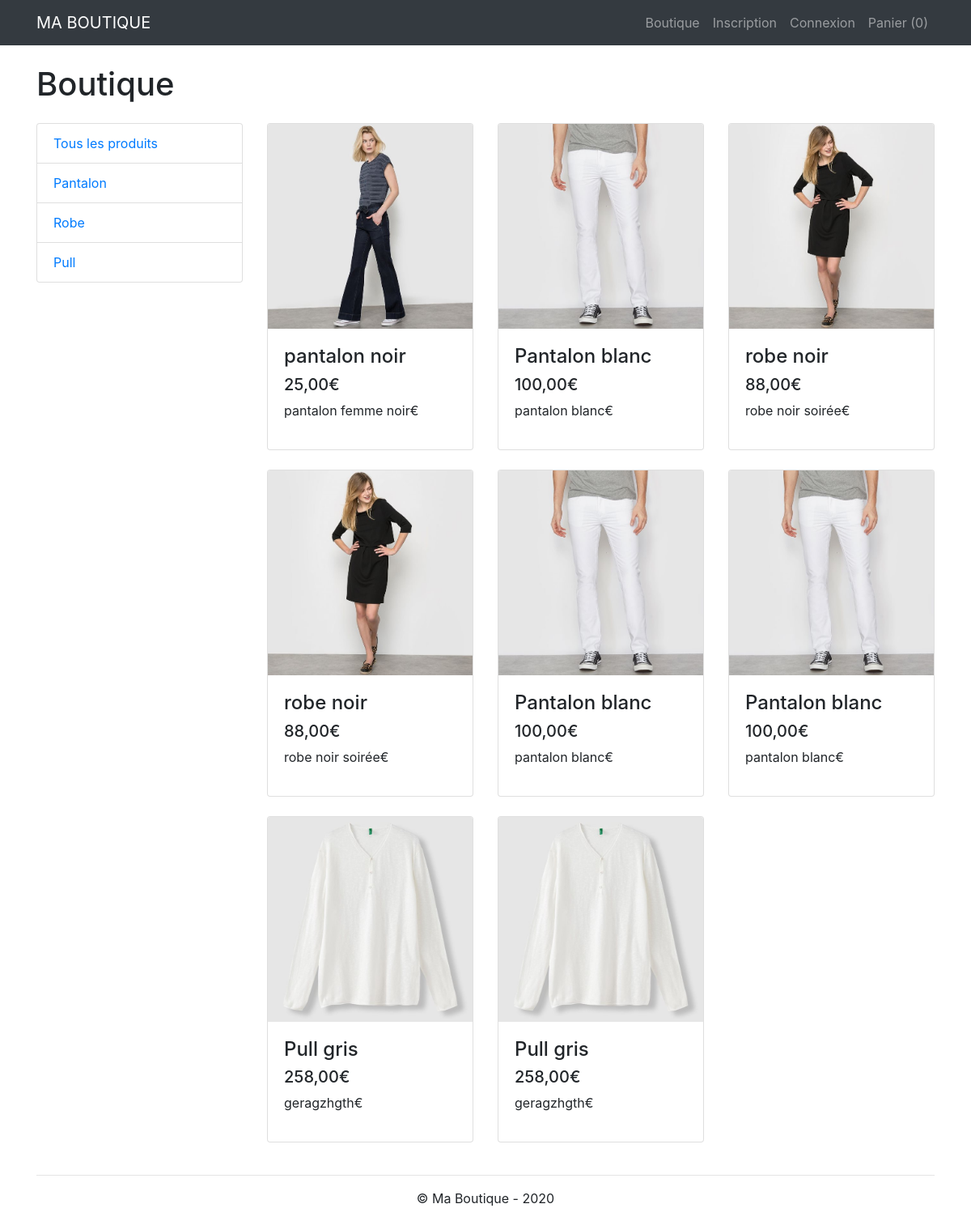
Screenshot of /index1.php with the database file from the repository.
### tables this page shows
CREATE TABLE `produit` (
  `id_produit` int(3) NOT NULL,
  `reference` varchar(20) NOT NULL,
  `categorie` varchar(20) NOT NULL,
  `titre` varchar(100) NOT NULL,
  `description` text NOT NULL,
  `couleur` varchar(20) NOT NULL,
  `taille` varchar(5) NOT NULL,
  `public` enum('m','f','mixte') NOT NULL,
  `photo` varchar(250) NOT NULL,
  `prix` float NOT NULL,
  `stock` int(3) NOT NULL
);

### inc/functions.php (called while the page is built, shortened)
<?php
function executeRequete($requete, $param = array()){
    global $pdo;
    $resultat = $pdo->prepare($requete);
    $succes = $resultat->execute($param);
    if($succes){
        return $resultat;
    }else{
        return false;
    }
}

### inc/init.php (called while the page is built, shortened)
<?php
$pdo = new PDO('mysql:host=localhost;dbname=site',
                'root',
                'root',
                array(
                    PDO::ATTR_ERRMODE => PDO::ERRMODE_WARNING,
                    PDO::MYSQL_ATTR_INIT_COMMAND => 'SET NAMES utf8'
                ));
$contenu_gauche = '';
$contenu_droite = '';
require_once 'functions.php';

### index1.php (the view)
<?php
require_once 'inc/init.php';
$resultat = executeRequete("SELECT DISTINCT categorie FROM produit");
$contenu_gauche .= '<div class="list-group mb-4">';
$contenu_gauche .= '<a href="?categorie=all" class="list-group-item">Tous les produits</a>';
while($categorie = $resultat->fetch(PDO::FETCH_ASSOC)){
    $contenu_gauche .= '<a href="?categorie='.$categorie['categorie'].'" class="list-group-item">'.ucfirst($categorie['categorie']).'</a>';
}
$contenu_gauche .= '</div>';
if(isset($_GET['categorie']) && $_GET['categorie'] != 'all'){
    $resultat = executeRequete("SELECT id_produit, reference, titre, photo, prix, description FROM produit WHERE categorie = :categorie", array(':categorie' => $_GET['categorie']));
}else{
    $resultat = executeRequete("SELECT id_produit, reference, titre, photo, prix, description FROM produit");
}
while($produit = $resultat->fetch(PDO::FETCH_ASSOC)){
    $contenu_droite .= '<div class="col-sm-4 mb-4">';
        $contenu_droite .= '<div class="card">';
            $contenu_droite .= '<a href="fiche_produit?id_produit='.$produit['id_produit'].'"><img src="'.$produit['photo'].'" class="card-img-top" alt="'.$produit['titre'].'"></a>';
            $contenu_droite .= '<div class="card-body">';
                $contenu_droite .= '<h4>'.$produit['titre'].'</h4>';
                $contenu_droite .= '<h5>'.number_format($produit['prix'], 2, ',', '').'€</h5>';
                $contenu_droite .= '<p>'.$produit['description'].'€</p>';
            $contenu_droite .= '</div>';
        $contenu_droite .= '</div>';
    $contenu_droite .= '</div>';
}
require_once 'inc/header.php';
?>
<h1 class="mt-4 mb-4">Boutique</h1>
    <div class="row">
        <div class="col-md-3">
            <?php echo $contenu_gauche; ?>
        </div>
        <div class="col-md-9">
            <div class="row">
                <?php echo $contenu_droite; ?>
            </div>
        </div>
    </div>
<?php
require_once 'inc/footer.php';

### rows the page displays
produit: photo (picture), titre "pantalon noir", prix "25,00", description "pantalon femme noir"
produit: photo (picture), titre "Pantalon blanc", prix "100,00", description "pantalon blanc"
produit: photo (picture), titre "robe noir", prix "88,00", description "robe noir soirée"
produit: photo (picture), titre "robe noir", prix "88,00", description "robe noir soirée"
produit: photo (picture), titre "Pantalon blanc", prix "100,00", description "pantalon blanc"
produit: photo (picture), titre "Pantalon blanc", prix "100,00", description "pantalon blanc"
produit: photo (picture), titre "Pull gris", prix "258,00", description "geragzhgth"
produit: photo (picture), titre "Pull gris", prix "258,00", description "geragzhgth"

### other values shown
calcItemNumber() "0"
$categorie['categorie'] "Pantalon"
$categorie['categorie'] "Robe"
$categorie['categorie'] "Pull"
